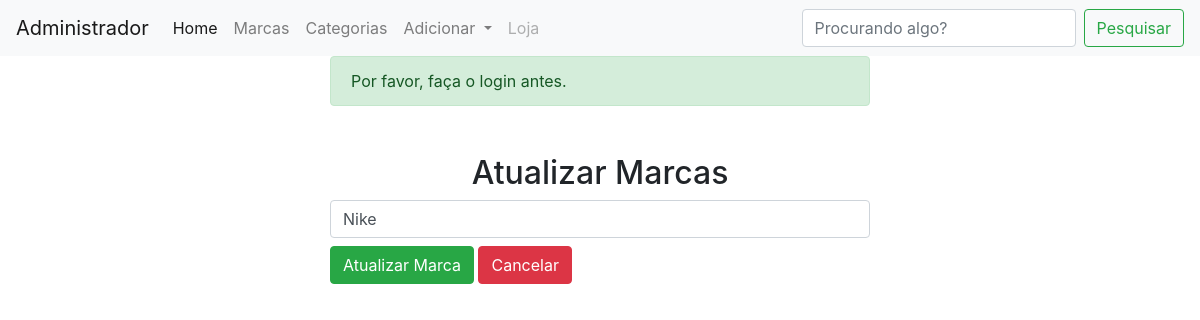
Page /updatemarca/1 on the earlier database version.
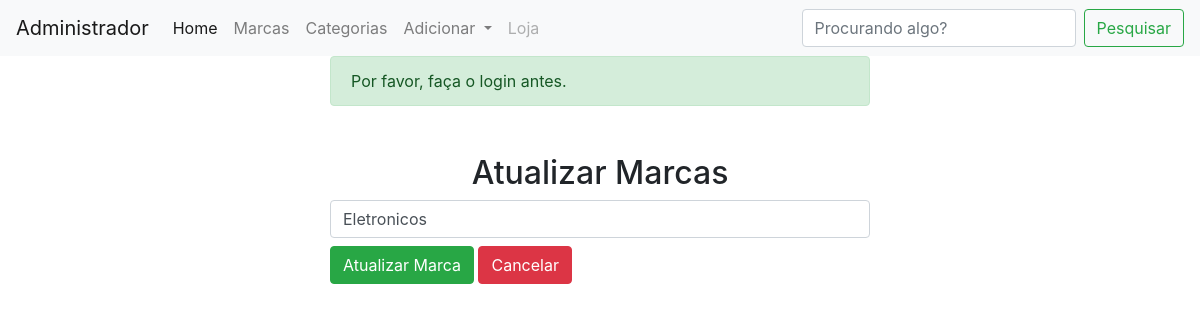
Same page on the later database version.
### shop/products/models.py (models this page shows)
class Marcas(db.Model):
    id = db.Column(db.Integer, primary_key=True)
    name = db.Column(db.String(30), nullable=False, unique=True)

### shop/products/routes.py (the view)
@app.route('/updatemarca/<int:id>', methods=['GET', 'POST'])
def updatemarca(id):
    conferir_login()
    old_marca = Marcas.query.get_or_404(id)
    marca = request.form.get('marca')
    if request.method == 'POST':
        old_marca.name = marca
        db.session.commit()
        flash(f"A marca {marca} foi atualizada com sucesso", "success")
        return redirect(url_for('marcas'))
    return render_template('/products/updateclassificacao.html', content=old_marca, escopo='updatemarca', title="Atualizar Marcas")

### shop/products/routes.py (called while the page is built)
def conferir_login():
    if 'email' not in session:
        flash(f'Por favor, faça o login antes.', 'success')
        return redirect(url_for('login'))

### shop/templates/products/updateclassificacao.html (shortened to what this page needs)
{% extends "layoutadmin.html" %}
{% block content %}
<div class="container">
  <div class="row">
    <div class="col-md-3"></div>
    <div class="col-md-6">
      {% include "_messages.html" %}
      {% if escopo == 'updatemarca' %}
      <h2 class="text-center mt-5">Atualizar Marcas</h2>
      <form action="" method="POST">
        <input type="text" name="marca" class="form-control" value="{{content.name}}">
        <input type="submit" value="Atualizar Marca" class="btn btn-success mt-2">
        <a href="{{url_for('marcas')}}" class="btn btn-danger mt-2">Cancelar</a>
      </form>
      {% endif %}
    </div>
    <div class="col-md-3"></div>
  </div>
</div>
{% endblock content %}

Differences in the rows shown:
changed Marcas: marca "Nike" → "Eletronicos"
